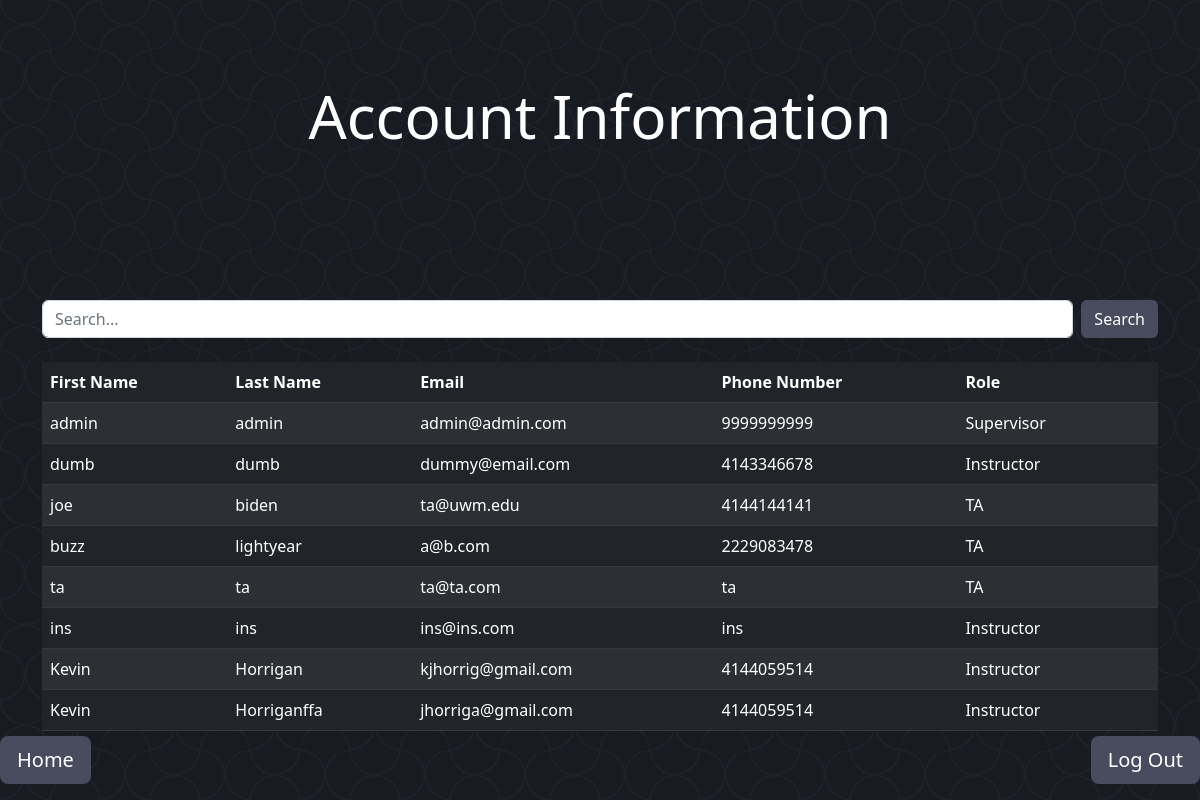
The app's page /users/ (signed in), older data.
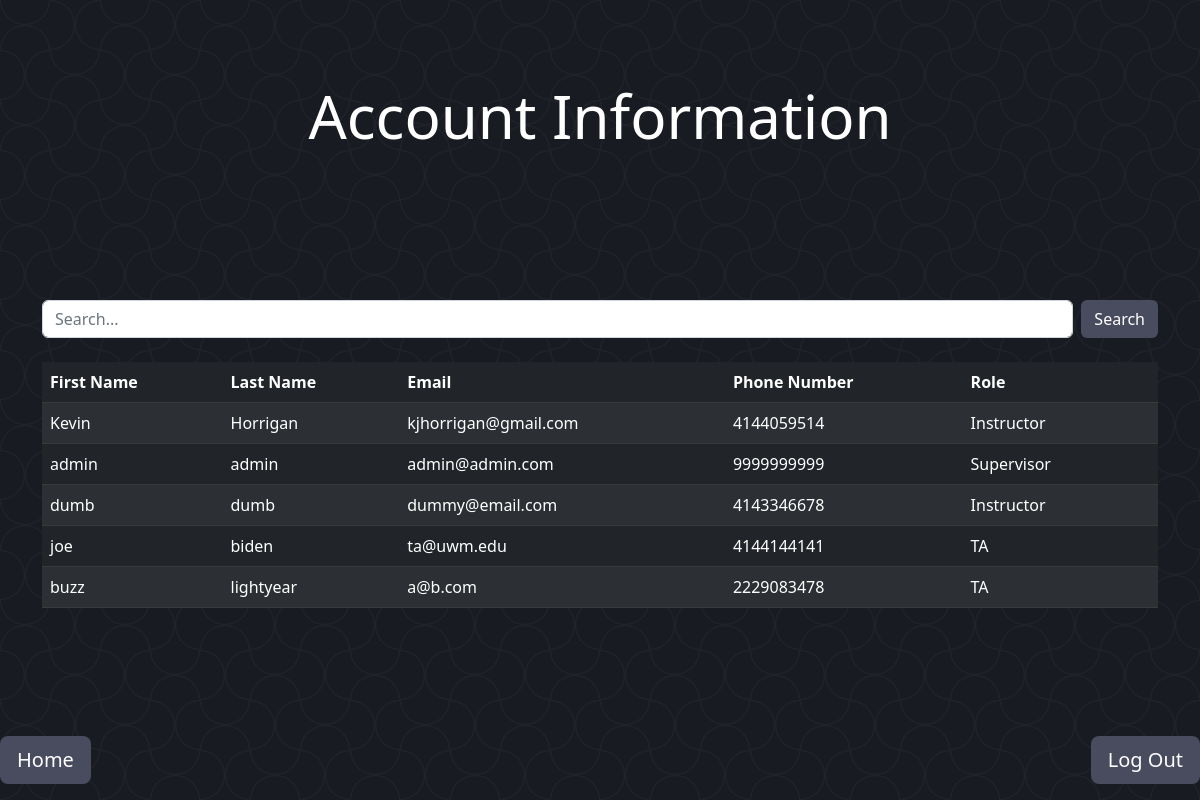
The same page, newer data.
### Management/models.py (models this page shows, shortened)
class User(models.Model):
    email = models.EmailField(max_length=20, primary_key=True)
    lName = models.CharField(max_length=30, null=True, default='')
    fName = models.CharField(max_length=30, null=True, default='')
    password = models.CharField(max_length=20)
    phone = models.CharField(max_length=15)
    role = models.PositiveSmallIntegerField(
        choices=(
            (1, "Supervisor"),
            (2, "Instructor"),
            (3, "TA")
        ))
    def getlName(self):
        return self.lName
    def getfName(self):
        return self.fName
    def getRole(self):
        role = self.role
        if role == 1:
            return "Supervisor"
        elif role == 2:
            return "Instructor"
        elif role == 3:
            return "TA"
        return

### Management/views.py (the view)
# urls.py: path('users/', users.as_view(), name='users'),
class users(ListView):
    model = User
    template_name = 'main/User/users.html'
    context_object_name = 'results'
    def get_queryset(self):
        query = self.request.GET.get('q', '')
        queryset = super().get_queryset()
        if query:
            queryset = queryset.filter(
                Q(fName__icontains=query) | Q(email__icontains=query) | Q(lName__icontains=query)
                | Q(phone__icontains=query) | Q(role__icontains=query))
        return queryset
    def get_context_data(self, **kwargs):
        userRole = self.request.session['roleSession']
        context = super().get_context_data(**kwargs)
        context['query'] = self.request.GET.get('q', '')
        context['roleTemplate'] = userRole
        return context

### templates/main/User/users.html (shortened to what this page needs)
{% extends 'basePages.html' %}
    {% load crispy_forms_tags %}
    {% load crispy_forms_filters %}
{% block header %}
    Account Information
{% endblock header %}
{% block content %}
    <div class="container">
        <form class="d-flex" role="search" method="get" action="{% url 'users' %}">
            <input class="form-control me-2" type="text" name="q" value="{{ query }}" placeholder="Search...">
            <button class="btn" type="submit" style="color: white; background-color: #494b5f">Search</button>
        </form>
        <br>
        {% if results %}
            <table class="table table-dark table-striped" style="color: white">
                <thead>
                    <th scope="col">First Name</th>
                    <th scope="col">Last Name</th>
                    <th scope="col">Email</th>
                    <th scope="col">Phone Number</th>
                    <th scope="col">Role</th>
                    <th scope="col"></th>
                </thead>
                <tbody>
                    {% for result in results %}
                        <tr>
                            <td>{{ result.getfName }}</td>
                            <td>{{ result.getlName }}</td>
                            <td>{{ result.email }}</td>
                            <td>{{ result.phone }}</td>
                            <td>{{ result.getRole }}</td>
                            <td>
                            </td>
                        </tr>
                    {% endfor %}
                </tbody>
            </table>
        {% else %}
            <p>No results found.</p>
        {% endif %}
    </div>
{% endblock content %}

### templates/basePages.html (shortened to what this page needs)
{% load static %}
{% load django_bootstrap5 %}
<!DOCTYPE html>
<html lang="en">
<head>
    <link href="https://cdn.jsdelivr.net/npm/bootstrap@5.2.3/dist/css/bootstrap.min.css" rel="stylesheet">
    <link rel="stylesheet" type="text/css" href="{% static 'css/style.css' %}">
</head>
<body>
    <div class="FlexContainer d-flex flex-column">
        <div class="HeaderContainer position-relative" style="height: 200px">
            <div class="Header position-absolute bottom-0 start-50 translate-middle">
                <h1 style="font-size: 60px">
                    {% block header %}
                    {% endblock header %}
                </h1>
            </div>
        </div>
        <div class="Spacer" style="height: 100px"></div>
        <div class="MainContent">
            {% block content %}
            {% endblock content %}
        </div>
        <div class="HomeButton position-absolute bottom-0 start-0 mb-3">
            <a class="btn btn-lg" href="{% url 'mainHome' %}" role="button" style="color: white; background-color: #494b5f">Home</a>
        </div>
        <div class="LogOutButton position-absolute bottom-0 end-0 mb-3">
            <a class="btn btn-lg" href='{% url 'logout' %}' role="button" style="color: white; background-color: #494b5f">Log Out</a>
        </div>
    </div>
</body>
</html>

### static/css/style.css (style rules this page uses)
body { background-color: #282934; color: white !important; --s: 50px; --c: #191b22; --_s: calc(2*var(--s)) calc(2*var(--s)); --_g: 35.36% 35.36% at; --_c: #0000 66%,#20222a 68% 70%,#0000 72%; background: radial-gradient(var(--_g) 100% 25%,var(--_c)) var(--s) var(--s)/var(--_s), radial-gradient(var(--_g) 0 75%,var(--_c)) var(--s) var(--s)/var(--_s), radial-gradient(var(--_g) 100% 25%,var(--_c)) 0 0/var(--_s), radial-gradient(var(--_g) 0 75%,var(--_c)) 0 0/var(--_s), repeating-conic-gradient(var(--c) 0 25%,#0000 0 50%) 0 0/var(--_s), radial-gradient(var(--_c)) 0 calc(var(--s)/2)/var(--s) var(--s) var(--c); background-attachment: fixed; }

Row changes from the older to the newer data that the page shows:
removed User: getfName "ta", getlName "ta", email "ta@ta.com", phone "ta", getRole "TA"
removed User: getfName "ins", getlName "ins", email "ins@ins.com", phone "ins", getRole "Instructor"
removed User: getfName "Kevin", getlName "Horrigan", email "kjhorrig@gmail.com", phone "4144059514", getRole "Instructor"
removed User: getfName "Kevin", getlName "Horriganffa", email "jhorriga@gmail.com", phone "4144059514", getRole "Instructor"
added User: getfName "Kevin", getlName "Horrigan", email "kjhorrigan@gmail.com", phone "4144059514", getRole "Instructor"
